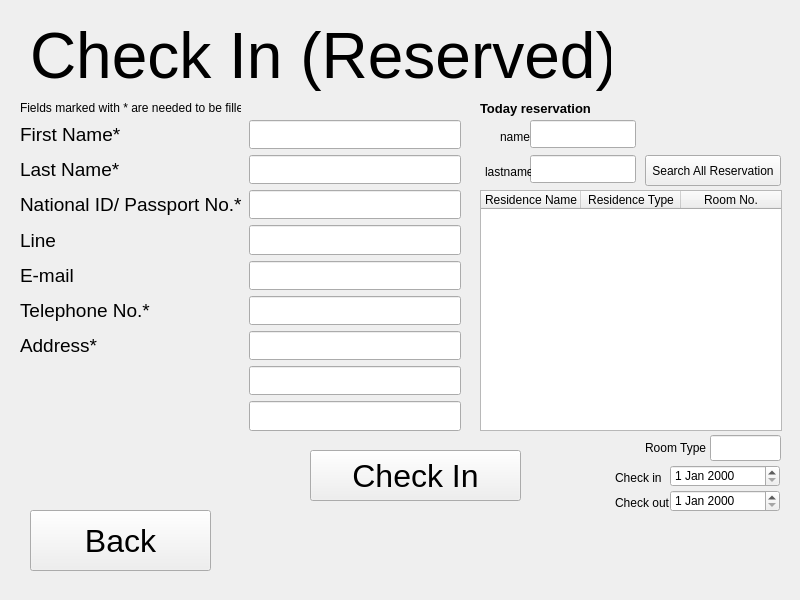
<?xml version="1.0" encoding="UTF-8"?>
<ui version="4.0">
 <class>Form</class>
 <widget class="QWidget" name="Form">
  <property name="geometry">
   <rect>
    <x>0</x>
    <y>0</y>
    <width>800</width>
    <height>600</height>
   </rect>
  </property>
  <property name="windowTitle">
   <string>Form</string>
  </property>
  <widget class="QPushButton" name="back_btn">
   <property name="geometry">
    <rect>
     <x>30</x>
     <y>510</y>
     <width>181</width>
     <height>61</height>
    </rect>
   </property>
   <property name="font">
    <font>
     <pointsize>24</pointsize>
    </font>
   </property>
   <property name="text">
    <string>Back</string>
   </property>
  </widget>
  <widget class="QPushButton" name="check_in_btn">
   <property name="geometry">
    <rect>
     <x>310</x>
     <y>450</y>
     <width>211</width>
     <height>51</height>
    </rect>
   </property>
   <property name="font">
    <font>
     <family>MS Sans Serif</family>
     <pointsize>24</pointsize>
    </font>
   </property>
   <property name="text">
    <string>Check In</string>
   </property>
  </widget>
  <widget class="QLabel" name="Check_In_Reserved_Label">
   <property name="geometry">
    <rect>
     <x>30</x>
     <y>20</y>
     <width>581</width>
     <height>71</height>
    </rect>
   </property>
   <property name="font">
    <font>
     <pointsize>48</pointsize>
    </font>
   </property>
   <property name="text">
    <string>Check In (Reserved)</string>
   </property>
  </widget>
  <widget class="QWidget" name="formLayoutWidget">
   <property name="geometry">
    <rect>
     <x>20</x>
     <y>120</y>
     <width>441</width>
     <height>311</height>
    </rect>
   </property>
   <property name="font">
    <font>
     <pointsize>14</pointsize>
    </font>
   </property>
   <layout class="QFormLayout" name="formLayout">
    <property name="fieldGrowthPolicy">
     <enum>QFormLayout::AllNonFixedFieldsGrow</enum>
    </property>
    <property name="leftMargin">
     <number>0</number>
    </property>
    <item row="0" column="0">
     <widget class="QLabel" name="First_Name_Label">
      <property name="font">
       <font>
        <family>MS Sans Serif</family>
        <pointsize>14</pointsize>
        <weight>50</weight>
        <italic>false</italic>
        <bold>false</bold>
       </font>
      </property>
      <property name="text">
       <string>First Name*</string>
      </property>
     </widget>
    </item>
    <item row="0" column="1">
     <widget class="QLineEdit" name="first_name_lineEdit">
      <property name="font">
       <font>
        <family>MS Sans Serif</family>
        <pointsize>14</pointsize>
       </font>
      </property>
      <property name="readOnly">
       <bool>false</bool>
      </property>
     </widget>
    </item>
    <item row="1" column="0">
     <widget class="QLabel" name="Last_Name_Label">
      <property name="font">
       <font>
        <family>MS Sans Serif</family>
        <pointsize>14</pointsize>
       </font>
      </property>
      <property name="text">
       <string>Last Name*</string>
      </property>
     </widget>
    </item>
    <item row="1" column="1">
     <widget class="QLineEdit" name="last_name_lineEdit">
      <property name="font">
       <font>
        <family>MS Sans Serif</family>
        <pointsize>14</pointsize>
       </font>
      </property>
      <property name="readOnly">
       <bool>false</bool>
      </property>
     </widget>
    </item>
    <item row="2" column="0">
     <widget class="QLabel" name="National_ID_Label">
      <property name="font">
       <font>
        <family>MS Sans Serif</family>
        <pointsize>14</pointsize>
       </font>
      </property>
      <property name="text">
       <string>National ID/ Passport No.*</string>
      </property>
     </widget>
    </item>
    <item row="2" column="1">
     <widget class="QLineEdit" name="national_id_lineEdit">
      <property name="font">
       <font>
        <family>MS Sans Serif</family>
        <pointsize>14</pointsize>
       </font>
      </property>
      <property name="readOnly">
       <bool>false</bool>
      </property>
     </widget>
    </item>
    <item row="3" column="0">
     <widget class="QLabel" name="Line_Label">
      <property name="font">
       <font>
        <family>MS Sans Serif</family>
        <pointsize>14</pointsize>
       </font>
      </property>
      <property name="text">
       <string>Line</string>
      </property>
     </widget>
    </item>
    <item row="3" column="1">
     <widget class="QLineEdit" name="line_lineEdit">
      <property name="font">
       <font>
        <family>MS Sans Serif</family>
        <pointsize>14</pointsize>
       </font>
      </property>
      <property name="readOnly">
       <bool>false</bool>
      </property>
     </widget>
    </item>
    <item row="4" column="0">
     <widget class="QLabel" name="EMail_Label">
      <property name="font">
       <font>
        <family>MS Sans Serif</family>
        <pointsize>14</pointsize>
       </font>
      </property>
      <property name="text">
       <string>E-mail</string>
      </property>
     </widget>
    </item>
    <item row="4" column="1">
     <widget class="QLineEdit" name="email_lineEdit">
      <property name="font">
       <font>
        <family>MS Sans Serif</family>
        <pointsize>14</pointsize>
       </font>
      </property>
      <property name="readOnly">
       <bool>false</bool>
      </property>
     </widget>
    </item>
    <item row="5" column="0">
     <widget class="QLabel" name="Telephone_No_Label">
      <property name="font">
       <font>
        <family>MS Sans Serif</family>
        <pointsize>14</pointsize>
       </font>
      </property>
      <property name="text">
       <string>Telephone No.*</string>
      </property>
     </widget>
    </item>
    <item row="5" column="1">
     <widget class="QLineEdit" name="telephon_no_lineEdit">
      <property name="font">
       <font>
        <family>MS Sans Serif</family>
        <pointsize>14</pointsize>
       </font>
      </property>
      <property name="readOnly">
       <bool>false</bool>
      </property>
     </widget>
    </item>
    <item row="6" column="0">
     <widget class="QLabel" name="Address_Label">
      <property name="font">
       <font>
        <family>MS Sans Serif</family>
        <pointsize>14</pointsize>
       </font>
      </property>
      <property name="text">
       <string>Address*</string>
      </property>
     </widget>
    </item>
    <item row="6" column="1">
     <widget class="QLineEdit" name="address1_lineEdit">
      <property name="font">
       <font>
        <family>MS Sans Serif</family>
        <pointsize>14</pointsize>
       </font>
      </property>
      <property name="readOnly">
       <bool>false</bool>
      </property>
     </widget>
    </item>
    <item row="7" column="1">
     <widget class="QLineEdit" name="address2_lineEdit">
      <property name="font">
       <font>
        <family>MS Sans Serif</family>
        <pointsize>14</pointsize>
       </font>
      </property>
      <property name="readOnly">
       <bool>false</bool>
      </property>
     </widget>
    </item>
    <item row="8" column="1">
     <widget class="QLineEdit" name="address3_lineEdit">
      <property name="font">
       <font>
        <family>MS Sans Serif</family>
        <pointsize>14</pointsize>
       </font>
      </property>
      <property name="readOnly">
       <bool>false</bool>
      </property>
     </widget>
    </item>
   </layout>
  </widget>
  <widget class="QLabel" name="Rule_Label">
   <property name="geometry">
    <rect>
     <x>20</x>
     <y>100</y>
     <width>221</width>
     <height>16</height>
    </rect>
   </property>
   <property name="text">
    <string>Fields marked with * are needed to be filled</string>
   </property>
  </widget>
  <widget class="QTableWidget" name="tableWidget">
   <property name="enabled">
    <bool>true</bool>
   </property>
   <property name="geometry">
    <rect>
     <x>480</x>
     <y>190</y>
     <width>302</width>
     <height>241</height>
    </rect>
   </property>
   <property name="sizePolicy">
    <sizepolicy hsizetype="Fixed" vsizetype="Fixed">
     <horstretch>0</horstretch>
     <verstretch>0</verstretch>
    </sizepolicy>
   </property>
   <column>
    <property name="text">
     <string>Residence Name</string>
    </property>
   </column>
   <column>
    <property name="text">
     <string>Residence Type</string>
    </property>
   </column>
   <column>
    <property name="text">
     <string>Room No.</string>
    </property>
   </column>
  </widget>
  <widget class="QLineEdit" name="search_by_name_lineEdit">
   <property name="geometry">
    <rect>
     <x>530</x>
     <y>120</y>
     <width>106</width>
     <height>28</height>
    </rect>
   </property>
   <property name="font">
    <font>
     <family>MS Sans Serif</family>
     <pointsize>14</pointsize>
    </font>
   </property>
   <property name="readOnly">
    <bool>false</bool>
   </property>
  </widget>
  <widget class="QPushButton" name="search_btn">
   <property name="geometry">
    <rect>
     <x>645</x>
     <y>155</y>
     <width>136</width>
     <height>31</height>
    </rect>
   </property>
   <property name="text">
    <string>Search All Reservation</string>
   </property>
  </widget>
  <widget class="QLabel" name="Today_reservation_Label">
   <property name="geometry">
    <rect>
     <x>480</x>
     <y>100</y>
     <width>221</width>
     <height>16</height>
    </rect>
   </property>
   <property name="font">
    <font>
     <pointsize>10</pointsize>
     <weight>75</weight>
     <bold>true</bold>
    </font>
   </property>
   <property name="text">
    <string>Today reservation</string>
   </property>
  </widget>
  <widget class="QLabel" name="label_5">
   <property name="geometry">
    <rect>
     <x>615</x>
     <y>465</y>
     <width>61</width>
     <height>26</height>
    </rect>
   </property>
   <property name="text">
    <string>Check in</string>
   </property>
  </widget>
  <widget class="QLabel" name="label_4">
   <property name="geometry">
    <rect>
     <x>615</x>
     <y>490</y>
     <width>76</width>
     <height>26</height>
    </rect>
   </property>
   <property name="text">
    <string>Check out</string>
   </property>
  </widget>
  <widget class="QLineEdit" name="roomType_lineEdit">
   <property name="geometry">
    <rect>
     <x>710</x>
     <y>435</y>
     <width>71</width>
     <height>26</height>
    </rect>
   </property>
   <property name="readOnly">
    <bool>true</bool>
   </property>
  </widget>
  <widget class="QLabel" name="label_6">
   <property name="geometry">
    <rect>
     <x>645</x>
     <y>435</y>
     <width>76</width>
     <height>26</height>
    </rect>
   </property>
   <property name="text">
    <string>Room Type</string>
   </property>
  </widget>
  <widget class="QLineEdit" name="search_by_lastname_lineEdit">
   <property name="geometry">
    <rect>
     <x>530</x>
     <y>155</y>
     <width>106</width>
     <height>28</height>
    </rect>
   </property>
   <property name="font">
    <font>
     <family>MS Sans Serif</family>
     <pointsize>14</pointsize>
    </font>
   </property>
   <property name="readOnly">
    <bool>false</bool>
   </property>
  </widget>
  <widget class="QLabel" name="label">
   <property name="geometry">
    <rect>
     <x>500</x>
     <y>130</y>
     <width>46</width>
     <height>13</height>
    </rect>
   </property>
   <property name="text">
    <string>name</string>
   </property>
  </widget>
  <widget class="QLabel" name="label_2">
   <property name="geometry">
    <rect>
     <x>485</x>
     <y>165</y>
     <width>46</width>
     <height>13</height>
    </rect>
   </property>
   <property name="text">
    <string>lastname</string>
   </property>
  </widget>
  <widget class="QDateEdit" name="checkin_dateEdit">
   <property name="geometry">
    <rect>
     <x>670</x>
     <y>465</y>
     <width>110</width>
     <height>22</height>
    </rect>
   </property>
   <property name="locale">
    <locale language="English" country="UnitedStates"/>
   </property>
   <property name="calendarPopup">
    <bool>false</bool>
   </property>
  </widget>
  <widget class="QDateEdit" name="checkout_dateEdit">
   <property name="geometry">
    <rect>
     <x>670</x>
     <y>490</y>
     <width>110</width>
     <height>22</height>
    </rect>
   </property>
   <property name="locale">
    <locale language="English" country="UnitedStates"/>
   </property>
  </widget>
 </widget>
 <resources/>
 <connections/>
</ui>
